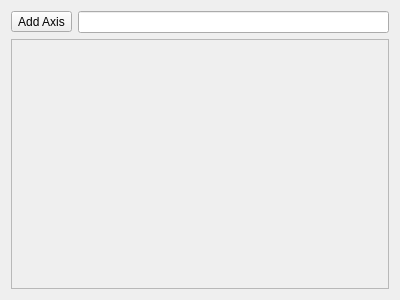
<?xml version="1.0" encoding="UTF-8"?>
<ui version="4.0">
 <class>Action</class>
 <widget class="QWidget" name="Action">
  <property name="geometry">
   <rect>
    <x>0</x>
    <y>0</y>
    <width>400</width>
    <height>300</height>
   </rect>
  </property>
  <property name="windowTitle">
   <string>Form</string>
  </property>
  <layout class="QVBoxLayout" name="verticalLayout">
   <item>
    <layout class="QHBoxLayout" name="horizontalLayout">
     <item>
      <widget class="QToolButton" name="addAxis">
       <property name="text">
        <string>Add Axis</string>
       </property>
      </widget>
     </item>
     <item>
      <widget class="QLineEdit" name="lineEdit"/>
     </item>
    </layout>
   </item>
   <item>
    <widget class="QFrame" name="axisArea">
     <property name="sizePolicy">
      <sizepolicy hsizetype="Preferred" vsizetype="MinimumExpanding">
       <horstretch>0</horstretch>
       <verstretch>0</verstretch>
      </sizepolicy>
     </property>
     <property name="frameShape">
      <enum>QFrame::StyledPanel</enum>
     </property>
     <property name="frameShadow">
      <enum>QFrame::Sunken</enum>
     </property>
    </widget>
   </item>
  </layout>
  <action name="actionAdd_Axis">
   <property name="text">
    <string>Add Axis</string>
   </property>
  </action>
 </widget>
 <resources/>
 <connections/>
</ui>
